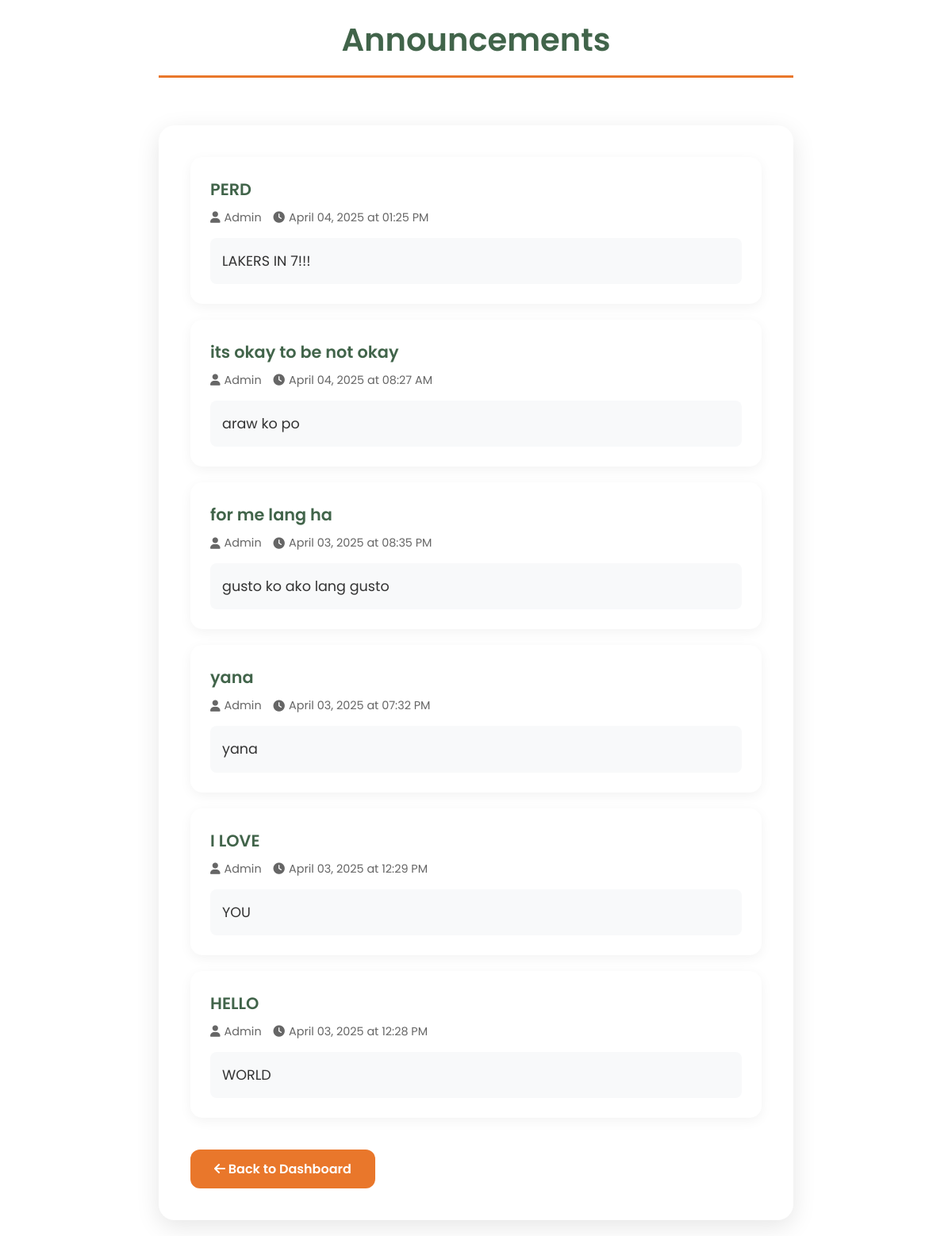
Screenshot of /announcement with the database file from the repository.
### tables this page shows
CREATE TABLE announcements (
            id INTEGER PRIMARY KEY AUTOINCREMENT,
            title TEXT NOT NULL,
            content TEXT NOT NULL,
            admin TEXT NOT NULL,
            message TEXT NOT NULL,
            date_posted DATETIME NOT NULL,
            created_at DATETIME DEFAULT CURRENT_TIMESTAMP
        );

### app.py (the view)
@app.route('/announcement')
def announcement():
    with sqlite3.connect('users.db') as conn:
        cursor = conn.cursor()
        cursor.execute('SELECT title, admin, message, date_posted FROM announcements ORDER BY date_posted DESC')
        announcements = cursor.fetchall()
    return render_template('announcement.html', announcements=announcements)

### app.py (called while the page is built)
@app.template_filter('datetime')
def format_datetime(value):
    if not value:
        return ''
    dt = datetime.strptime(value, '%Y-%m-%d %H:%M:%S')
    return dt.strftime('%B %d, %Y at %I:%M %p')

### templates/announcement.html (shortened to what this page needs)
<!DOCTYPE html>
<html lang="en">
<head>
    <link rel="stylesheet" href="https://cdnjs.cloudflare.com/ajax/libs/font-awesome/6.0.0/css/all.min.css">
</head>
<body>
    <div class="content">
        <div class="header">Announcements</div>
    </div>
    <div class="container">
        {% if announcements %}
            {% for announcement in announcements %}
                <div class="announcement-item">
                    <strong>{{ announcement[0] }}</strong>
                    <div class="announcement-meta">
                        <div class="admin">
                            <i class="fas fa-user"></i>
                            {{ announcement[1] }}
                        </div>
                        <div class="time">
                            <i class="fas fa-clock"></i>
                            {{ announcement[3]|datetime }}
                        </div>
                    </div>
                    <p>{{ announcement[2] }}</p>
                </div>
            {% endfor %}
        {% else %}
            <div class="no-announcements">
                No announcements yet.
            </div>
        {% endif %}
        <a href="{{ url_for('student_dashboard') }}" class="back-button">
            <i class="fas fa-arrow-left"></i>
            Back to Dashboard
        </a>
    </div>
</body>
</html>

### templates/announcement.html (style rules this page uses)
* { margin: 0; padding: 0; box-sizing: border-box; font-family: 'Poppins', sans-serif; }
body { background: #ffffff; min-height: 100vh; display: flex; flex-direction: column; align-items: center; padding: 20px; }
.content { width: 100%; max-width: 800px; margin-bottom: 30px; }
.header { color: #41644A; font-size: 2.5em; font-weight: 600; text-align: center; margin-bottom: 30px; padding-bottom: 15px; border-bottom: 3px solid #E9772B; }
.container { background: #ffffff; padding: 40px; border-radius: 20px; box-shadow: 0 8px 30px rgba(0, 0, 0, 0.1); width: 100%; max-width: 800px; animation: fadeIn 0.5s ease; }
.announcement-item { background: white; padding: 25px; border-radius: 15px; margin-bottom: 20px; box-shadow: 0 4px 15px rgba(0, 0, 0, 0.05); transition: transform 0.3s ease; }
.announcement-item strong { display: block; color: #41644A; font-size: 1.3em; margin-bottom: 10px; font-weight: 600; }
.announcement-meta { display: flex; align-items: center; gap: 15px; margin-bottom: 15px; color: #666; font-size: 0.9em; }
.announcement-meta .admin { display: flex; align-items: center; gap: 5px; }
.announcement-meta .time { display: flex; align-items: center; gap: 5px; }
.announcement-item p { color: #333; line-height: 1.6; font-size: 1.1em; background: #f8f9fa; padding: 15px; border-radius: 8px; }
.back-button { display: inline-block; padding: 12px 30px; background: #E9772B; color: white; text-decoration: none; border-radius: 12px; font-weight: 600; margin-top: 20px; transition: all 0.3s ease; }

### rows the page displays
announcements: title "PERD", admin "Admin", date_posted "April 04, 2025 at 01:25 PM", message "LAKERS IN 7!!!"
announcements: title "its okay to be not okay", admin "Admin", date_posted "April 04, 2025 at 08:27 AM", message "araw ko po"
announcements: title "for me lang ha", admin "Admin", date_posted "April 03, 2025 at 08:35 PM", message "gusto ko ako lang gusto"
announcements: title "yana", admin "Admin", date_posted "April 03, 2025 at 07:32 PM", message "yana"
announcements: title "I LOVE", admin "Admin", date_posted "April 03, 2025 at 12:29 PM", message "YOU"
announcements: title "HELLO", admin "Admin", date_posted "April 03, 2025 at 12:28 PM", message "WORLD"
